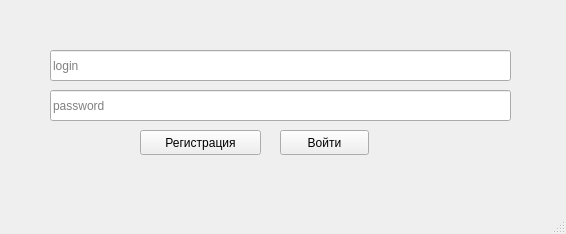
<?xml version="1.0" encoding="UTF-8"?>
<ui version="4.0">
 <class>AutorizationWindow</class>
 <widget class="QMainWindow" name="AutorizationWindow">
  <property name="geometry">
   <rect>
    <x>0</x>
    <y>0</y>
    <width>566</width>
    <height>234</height>
   </rect>
  </property>
  <property name="windowTitle">
   <string>Autorization</string>
  </property>
  <property name="layoutDirection">
   <enum>Qt::LeftToRight</enum>
  </property>
  <widget class="QWidget" name="centralwidget">
   <widget class="QLineEdit" name="Login_Edit">
    <property name="geometry">
     <rect>
      <x>50</x>
      <y>50</y>
      <width>461</width>
      <height>31</height>
     </rect>
    </property>
    <property name="toolTip">
     <string>&lt;html&gt;&lt;head/&gt;&lt;body&gt;&lt;p&gt;login&lt;/p&gt;&lt;/body&gt;&lt;/html&gt;</string>
    </property>
    <property name="whatsThis">
     <string>&lt;html&gt;&lt;head/&gt;&lt;body&gt;&lt;p&gt;&lt;br/&gt;&lt;/p&gt;&lt;/body&gt;&lt;/html&gt;</string>
    </property>
    <property name="styleSheet">
     <string notr="true"/>
    </property>
    <property name="placeholderText">
     <string comment=" ">login</string>
    </property>
   </widget>
   <widget class="QLineEdit" name="Password_Edit">
    <property name="geometry">
     <rect>
      <x>50</x>
      <y>90</y>
      <width>461</width>
      <height>31</height>
     </rect>
    </property>
    <property name="placeholderText">
     <string>password</string>
    </property>
   </widget>
   <widget class="QPushButton" name="Login_Button">
    <property name="geometry">
     <rect>
      <x>280</x>
      <y>130</y>
      <width>89</width>
      <height>25</height>
     </rect>
    </property>
    <property name="text">
     <string>Войти</string>
    </property>
   </widget>
   <widget class="QPushButton" name="Registration_Button">
    <property name="geometry">
     <rect>
      <x>140</x>
      <y>130</y>
      <width>121</width>
      <height>25</height>
     </rect>
    </property>
    <property name="text">
     <string>Регистрация</string>
    </property>
   </widget>
  </widget>
  <widget class="QMenuBar" name="menubar">
   <property name="geometry">
    <rect>
     <x>0</x>
     <y>0</y>
     <width>566</width>
     <height>22</height>
    </rect>
   </property>
  </widget>
  <widget class="QStatusBar" name="statusbar"/>
 </widget>
 <resources/>
 <connections/>
</ui>
